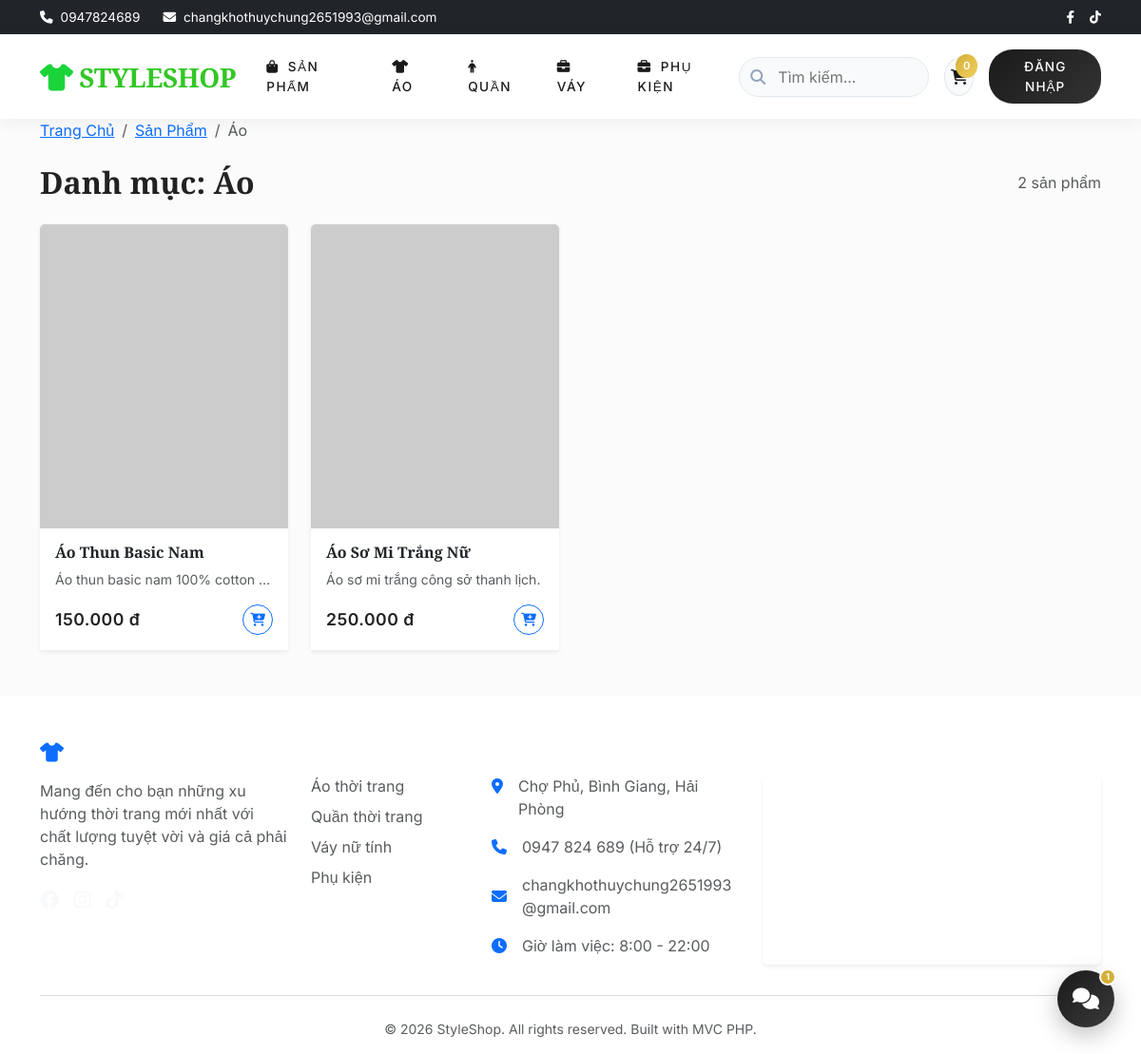
The page /product/category/1 on the database its author committed.
### tables this page shows
CREATE TABLE `categories` (
  `id` int(11) NOT NULL AUTO_INCREMENT,
  `name` varchar(255) NOT NULL,
  `description` text DEFAULT NULL,
  `created_at` timestamp NOT NULL DEFAULT current_timestamp(),
  PRIMARY KEY (`id`)
);

CREATE TABLE `products` (
  `id` int(11) NOT NULL AUTO_INCREMENT,
  `category_id` int(11) NOT NULL,
  `name` varchar(255) NOT NULL,
  `description` text DEFAULT NULL,
  `price` decimal(10,2) NOT NULL,
  `image` varchar(255) DEFAULT NULL,
  `stock` int(11) NOT NULL DEFAULT 0,
  `created_at` timestamp NOT NULL DEFAULT current_timestamp(),
  PRIMARY KEY (`id`),
  KEY `category_id` (`category_id`),
  CONSTRAINT `products_ibfk_1` FOREIGN KEY (`category_id`) REFERENCES `categories` (`id`) ON DELETE CASCADE
);

### core/Controller.php (called while the page is built, shortened)
<?php
class Controller {
    public function model($model) {
        return new $model();
    }
    public function view($view, $data = []) {
        require_once 'views/' . $view . '.php';
    }
}
?>

### controllers/ProductController.php (called while the page is built, shortened)
<?php
class ProductController extends Controller {
    public function category($id = null) {
        $productModel = $this->model('Product');
        $categoryModel = $this->model('Category');
        $products = $productModel->readByCategory($id);
        $category = $categoryModel->readOne($id);
        $this->view('product/index', [
            'products' => $products,
            'category' => $category
        ]);
    }
}
?>

### core/App.php (called while the page is built, shortened)
<?php
class App {
    protected $method = 'index';
    public function __construct() {
        $url = $this->parseUrl();
        if (isset($url[0]) && file_exists('controllers/' . ucfirst($url[0]) . 'Controller.php')) {
            unset($url[0]);
        }
        $this->controller = new $this->controller;
        if (isset($url[1])) {
            if (method_exists($this->controller, $url[1])) {
                $this->method = $url[1];
                unset($url[1]);
            }
        }
        $this->params = $url ? array_values($url) : [];
        call_user_func_array([$this->controller, $this->method], $this->params);
    }
    public function parseUrl() {
        if (isset($_GET['url'])) {
            return explode('/', filter_var(rtrim($_GET['url'], '/'), FILTER_SANITIZE_URL));
        }
    }
}
?>

### index.php (called while the page is built, shortened)
<?php
require_once 'core/App.php';
require_once 'core/Controller.php';
require_once 'config/database.php';
$app = new App();
?>

### models/Category.php (called while the page is built, shortened)
<?php
class Category {
    private $conn;
    private $table_name = "categories";
    public function __construct() {
        $database = new Database();
        $this->conn = $database->getConnection();
    }
    public function readOne($id) {
        $query = "SELECT * FROM " . $this->table_name . " WHERE id = ? LIMIT 0,1";
        $stmt = $this->conn->prepare($query);
        $stmt->bindParam(1, $id);
        $stmt->execute();
        return $stmt->fetch(PDO::FETCH_ASSOC);
    }
}
?>

### config/database.php (called while the page is built, shortened)
<?php
class Database {
    private $host = "localhost";
    private $db_name = "shop_quan_ao";
    private $username = "root";
    private $password = "";
    public function getConnection() {
        $this->conn = null;
        try {
            $this->conn = new PDO("mysql:host=" . $this->host . ";dbname=" . $this->db_name, $this->username, $this->password);
            $this->conn->setAttribute(PDO::ATTR_ERRMODE, PDO::ERRMODE_EXCEPTION);
            $this->conn->exec("set names utf8mb4");
        } catch(PDOException $exception) {
            echo "Connection error: " . $exception->getMessage();
        }
        return $this->conn;
    }
}
?>

### models/Product.php (called while the page is built, shortened)
<?php
class Product {
    private $conn;
    private $table_name = "products";
    public function __construct() {
        $database = new Database();
        $this->conn = $database->getConnection();
    }
    public function readByCategory($category_id) {
        $query = "SELECT * FROM " . $this->table_name . " WHERE category_id = ? ORDER BY created_at DESC";
        $stmt = $this->conn->prepare($query);
        $stmt->bindParam(1, $category_id);
        $stmt->execute();
        return $stmt->fetchAll(PDO::FETCH_ASSOC);
    }
}
?>

### views/product/index.php (the view)
<?php require_once 'views/layouts/header.php'; ?>
<div class="container mb-5">
    <nav aria-label="breadcrumb" class="mb-4">
        <ol class="breadcrumb">
            <li class="breadcrumb-item"><a href="/shop_quan_ao/">Trang Chủ</a></li>
            <?php if (isset($data['category'])): ?>
                <li class="breadcrumb-item"><a href="/shop_quan_ao/product">Sản Phẩm</a></li>
                <li class="breadcrumb-item active" aria-current="page"><?php echo htmlspecialchars($data['category']['name']); ?></li>
            <?php elseif (isset($data['search_query'])): ?>
                <li class="breadcrumb-item"><a href="/shop_quan_ao/product">Sản Phẩm</a></li>
                <li class="breadcrumb-item active" aria-current="page">Tìm kiếm: "<?php echo htmlspecialchars($data['search_query']); ?>"</li>
            <?php else: ?>
                <li class="breadcrumb-item active" aria-current="page">Tất cả sản phẩm</li>
            <?php endif; ?>
        </ol>
    </nav>
    <div class="d-flex justify-content-between align-items-center mb-4">
        <h2 class="fw-bold mb-0">
            <?php
                if (isset($data['category'])) echo "Danh mục: " . htmlspecialchars($data['category']['name']);
                elseif (isset($data['search_query'])) echo "Kết quả tìm kiếm cho '" . htmlspecialchars($data['search_query']) . "'";
                else echo "Tất cả Sản Phẩm";
            ?>
        </h2>
        <span class="text-muted"><?php echo count($data['products']); ?> sản phẩm</span>
    </div>
    <?php if (empty($data['products'])): ?>
        <div class="alert alert-info text-center p-5 rounded-4 border-0">
            <i class="fa-solid fa-box-open fs-1 mb-3 text-secondary"></i>
            <h4>Không tìm thấy sản phẩm nào</h4>
            <p>Vui lòng thử danh mục hoặc từ khóa khác.</p>
            <a href="/shop_quan_ao/product" class="btn btn-primary mt-2">Xem tất cả sản phẩm</a>
        </div>
    <?php else: ?>
        <div class="row row-cols-1 row-cols-sm-2 row-cols-md-3 row-cols-lg-4 g-4">
            <?php foreach($data['products'] as $product): ?>
            <div class="col">
                <div class="card product-card h-100 shadow-sm border-0">
                    <a href="/shop_quan_ao/product/detail/<?php echo $product['id']; ?>" class="text-decoration-none text-dark h-100 d-flex flex-column">
                        <div class="product-img-wrap">
                            <?php
                                $imgSrc = !empty($product['image']) ? '/shop_quan_ao/public/uploads/' . $product['image'] : 'https://via.placeholder.com/300x400.png?text=No+Image';
                            ?>
                            <img src="<?php echo $imgSrc; ?>" class="card-img-top" alt="<?php echo htmlspecialchars($product['name']); ?>">
                        </div>
                        <div class="card-body d-flex flex-column">
                            <h5 class="card-title fw-bold fs-6 mb-2"><?php echo htmlspecialchars($product['name']); ?></h5>
                            <p class="card-text text-muted small mb-3 text-truncate"><?php echo htmlspecialchars($product['description'] ?? ''); ?></p>
                            <div class="mt-auto d-flex justify-content-between align-items-center">
                                <span class="price-tag"><?php echo number_format($product['price'], 0, ',', '.'); ?> đ</span>
                                <object><a href="/shop_quan_ao/cart/add/<?php echo $product['id']; ?>" class="btn btn-outline-primary btn-sm rounded-circle" style="width: 32px; height: 32px; padding: 0; display: inline-flex; align-items: center; justify-content: center;" title="Thêm vào giỏ hàng">
                                    <i class="fa-solid fa-cart-plus"></i>
                                </a></object>
                            </div>
                        </div>
                    </a>
                </div>
            </div>
            <?php endforeach; ?>
        </div>
    <?php endif; ?>
</div>
<?php require_once 'views/layouts/footer.php'; ?>

### public/css/style.css (style rules this page uses)
:root { --primary-color: #1a1a1a; --secondary-color: #f8f9fa; --accent-color: #d4af37; --text-main: #222222; --text-muted: #777777; --border-color: #eaeaea; --font-heading: 'Playfair Display', serif; --font-body: 'Inter', sans-serif; }
body { font-family: var(--font-body); color: var(--text-main); display: flex; flex-direction: column; min-height: 100vh; background-color: #fff; -webkit-font-smoothing: antialiased; }
h1, h2, h3, h4, h5, h6, .brand-font { font-family: var(--font-heading); font-weight: 700; }
.product-card { transition: all 0.4s cubic-bezier(0.165, 0.84, 0.44, 1); border: 1px solid var(--border-color); border-radius: 0; overflow: hidden; height: 100%; background-color: #fff; }
.product-img-wrap { height: 320px; overflow: hidden; position: relative; background-color: #fafafa; display: flex; align-items: center; justify-content: center; }
.product-img-wrap img { width: 100%; height: 100%; object-fit: cover; transition: transform 0.6s cubic-bezier(0.25, 0.46, 0.45, 0.94); }
.price-tag { font-weight: 600; color: var(--text-main); font-size: 1.1rem; letter-spacing: 0.5px; }

### rows shown on the page
categories: name "Áo"
products: name "Áo Thun Basic Nam", description "Áo thun basic nam 100% cotton…", price "150.000"
products: name "Áo Sơ Mi Trắng Nữ", description "Áo sơ mi trắng công sở thanh lịch.", price "250.000"

### other values the page prints
count($data['products']) "2"
